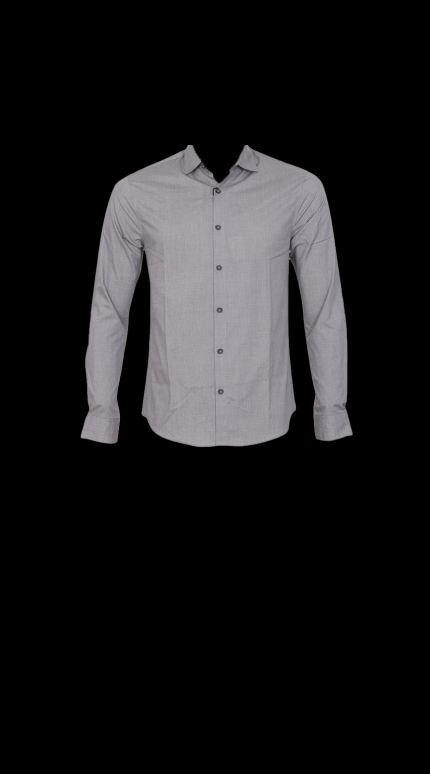
#> input picture images/shirt.png, 860 x 1547 px (shown at 1/2 size)
$ python main.py
#> lines starting #> are read from the running program, lines starting #| are printed output that depends on the picture
import cv2
import numpy as np
from skimage.transform import PiecewiseAffineTransform, warp
import matplotlib.pyplot as plt

# shirt = cv2.imread('images/src.jpeg')
shirt = cv2.imread('images/shirt.png')
#> shirt is the input picture: shape (1547, 860, 3); mean B, G, R 28.2, 27.2, 27.7
shirt = cv2.resize(shirt, (384, 512))
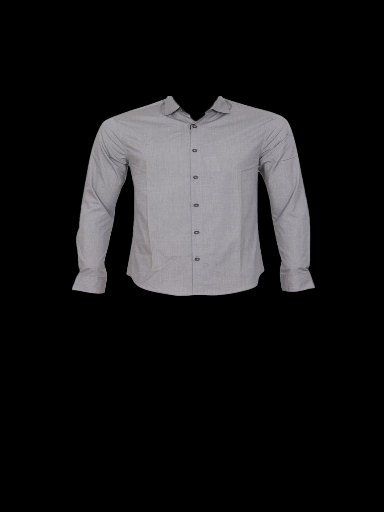
#> shirt: shape (512, 384, 3); mean B, G, R 28.1, 27.1, 27.7
shirt = cv2.cvtColor(shirt, cv2.COLOR_BGR2RGB)
# _, shirt = cv2.threshold(shirt, 0, 127, cv2.THRESH_BINARY)

# person = cv2.imread('images/dst.jpg')
person = cv2.imread('images/person.jpg')
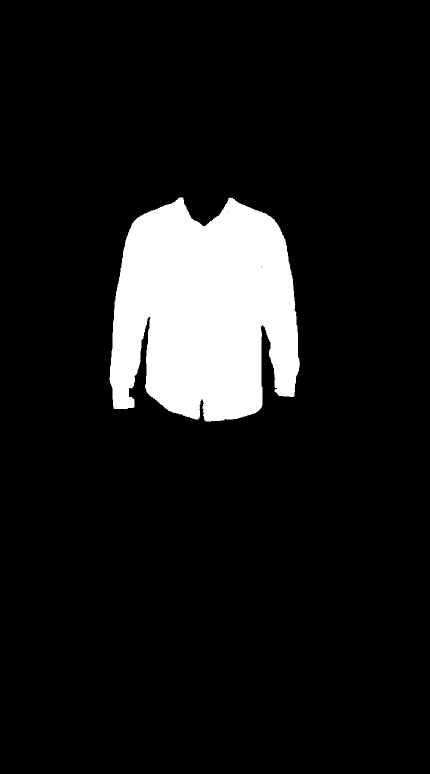
#> input picture images/person.jpg, 860 x 1547 px (shown at 1/2 size)
#> person is the input picture: shape (1547, 860, 3); min 0, max 255, mean 25.5
person = cv2.resize(person, (384, 512))
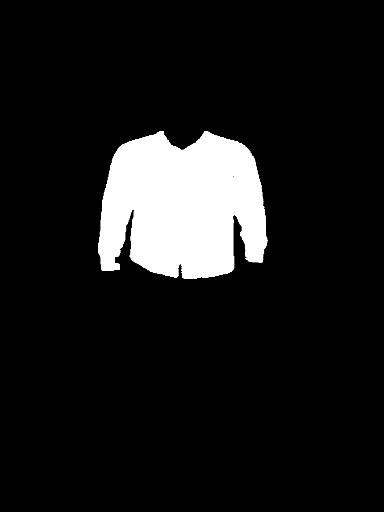
#> person: shape (512, 384, 3); min 0, max 255, mean 25.5
person = cv2.cvtColor(person, cv2.COLOR_BGR2RGB)
# _, person = cv2.threshold(person, 0, 127, cv2.THRESH_BINARY)

# Detect and compute keypoints
sift = cv2.SIFT_create(edgeThreshold=7)
kp_shirt, desc_shirt = sift.detectAndCompute(shirt, None)
#> kp_shirt = 63 keypoints; strongest (x, y, size): (194, 196, 130.1), (90, 279, 20.9), (297, 277, 21), (74, 288, 3.4)
kp_person, desc_person = sift.detectAndCompute(person, None)
#> kp_person = 53 keypoints; strongest (x, y, size): (183, 205, 102), (235, 217, 2.7), (180, 266, 1.9), (237, 228, 6.5)

kp_pe = cv2.drawKeypoints(person, kp_person, None)
kp_sh = cv2.drawKeypoints(shirt, kp_shirt, None)

# Match keypoints
bf = cv2.BFMatcher(cv2.NORM_L2, crossCheck=True)
matches = bf.match(desc_shirt, desc_person)
#> matches = 19 matches
matches = sorted(matches, key=lambda x: x.distance)

matched_ = cv2.drawMatches(shirt, kp_shirt, person, kp_person, matches, None)
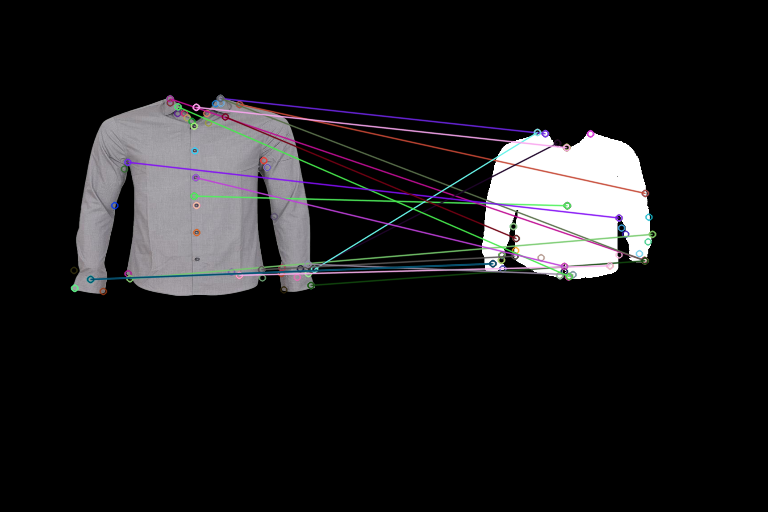
#> matched_: shape (512, 768, 3); mean R, G, B 27.6, 27, 28.1

# Estimate transformation
src_pts = np.float32([kp_shirt[m.queryIdx].pt for m in matches]).reshape(-1, 1, 2)
#> src_pts = 19 rows, first 8: [239, 104], [193.7, 195.6], [220.1, 97.93], [169.7, 98.36], [220.1, 97.93], [310.5, 285], [129.5, 278.2], [311.3, 268.8]
dst_pts = np.float32([kp_person[m.trainIdx].pt for m in matches]).reshape(-1, 1, 2)
#> dst_pts = 19 rows, first 8: [260.9, 192.9], [182.8, 205.3], [160.9, 133.2], [260, 259.8], [260.4, 260.4], [260.4, 260.4], [268, 233.8], [173, 142.7]

src_pts = np.squeeze(src_pts)
dst_pts = np.squeeze(dst_pts)

"""
    Warp algorithm 1
"""
# Estimate affine transformation matrix using RANSAC
M, mask = cv2.estimateAffine2D(src_pts, dst_pts, cv2.RANSAC, ransacReprojThreshold=5.0)
#> M = [[0.785, 0.0575, 21.49], [0.0285, 0.697, 65.93]]; mask = 19 values, max 1 at index 1, min 0 at index 0, mean 0.263

# Warp reference image to fit target image
warped_shirt = cv2.warpAffine(shirt, M, (person.shape[1], person.shape[0]))
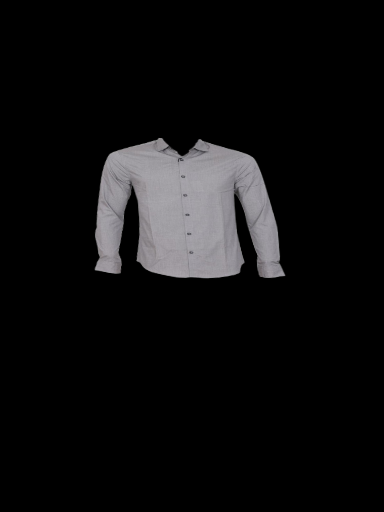
#> warped_shirt: shape (512, 384, 3); mean R, G, B 15.1, 14.8, 15.4

person_mask = cv2.cvtColor(person, cv2.COLOR_BGR2GRAY)
# person_mask = cv2.threshold(person_mask, 0, 127, cv2.THRESH_BINARY)[1]
# person_mask[person_mask > 20] = 255

warped_mask = cv2.cvtColor(warped_shirt, cv2.COLOR_BGR2GRAY)
# warped_mask = cv2.threshold(warped_mask, 0, 127, cv2.THRESH_BINARY)[1]
# warped_mask[warped_mask > 20] = 255

MAX_ITERATIONS = 100000
EPSILON = 1e-10

warp_matrix = np.eye(2, 3, dtype=np.float32)
#> (the run stopped early here; a loop or call above may not have finished)
